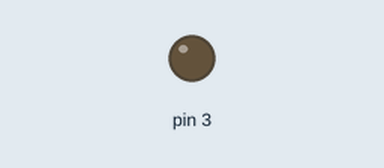
A sketch run on a simulated Arduino Uno, built with avr-gcc and run on an emulated ATmega328P. Shown: output pins drawn as LEDs (lit = HIGH).

Above: at 1.4 s.
At 5.15 s:
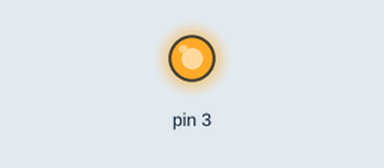
Timing chart, 0 to 5.5 s (numbered marks = the images above):
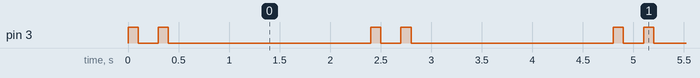

The sketch:

Buzzer.ino
```cpp
void setup() {
  pinMode(3, OUTPUT);
  digitalWrite(3, LOW);
}

void loop() {
  digitalWrite(3, HIGH);
  delay(100);
  digitalWrite(3, LOW);
  delay(200);
  digitalWrite(3, HIGH);
  delay(100);
  digitalWrite(3, LOW);
  delay(2000);
}
```

Measured:
- by itself, pin 3: repeats every 2.4 s: LOW 0.20 s, HIGH 0.10 s, LOW 2.0 s, HIGH 0.10 s
- by itself, everything shown: repeats every 2.4 s, in 4 steps
